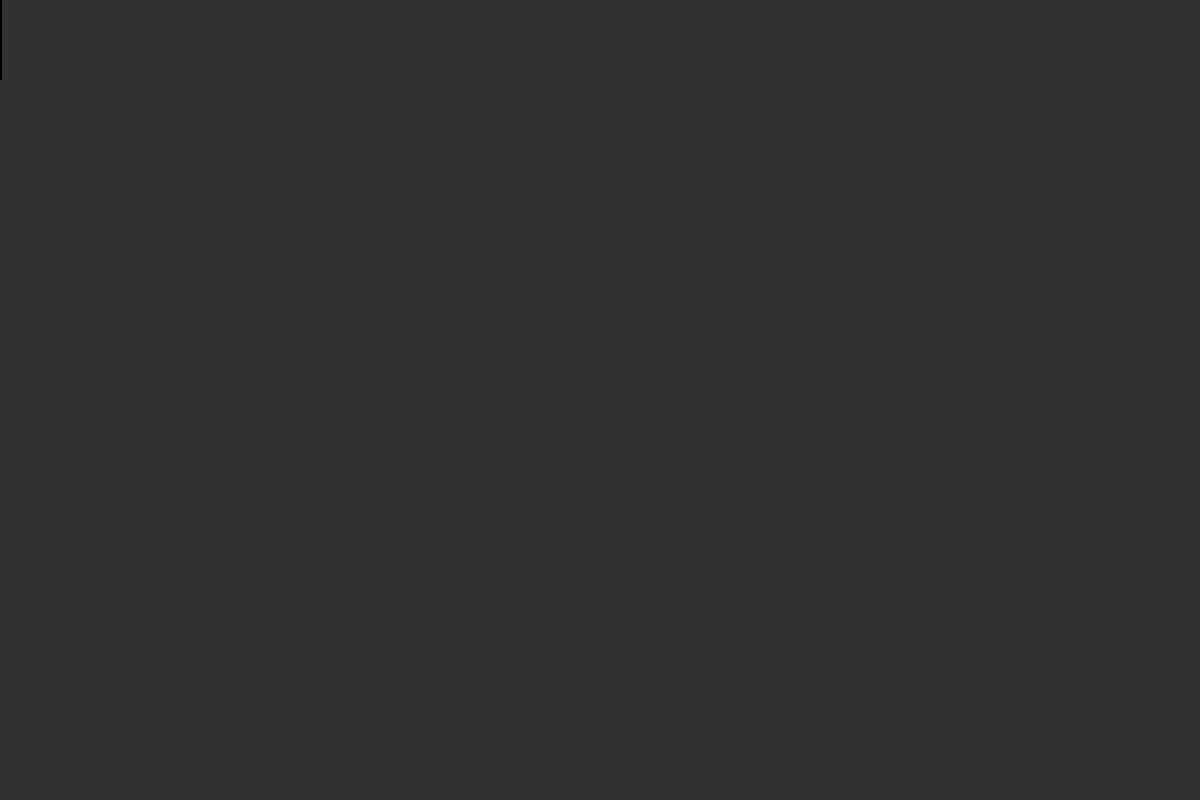
Frame 1 (no input)
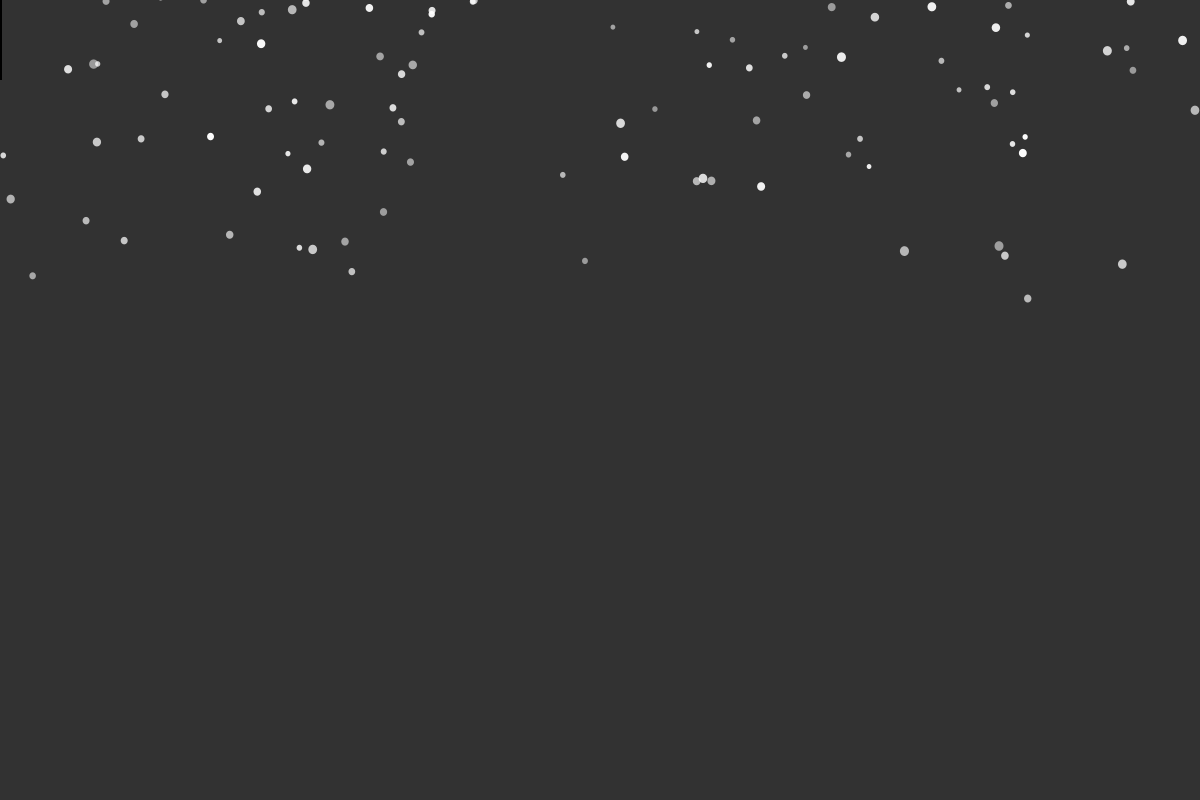
Frame 60 (the mouse pressed at the canvas centre just before this capture)
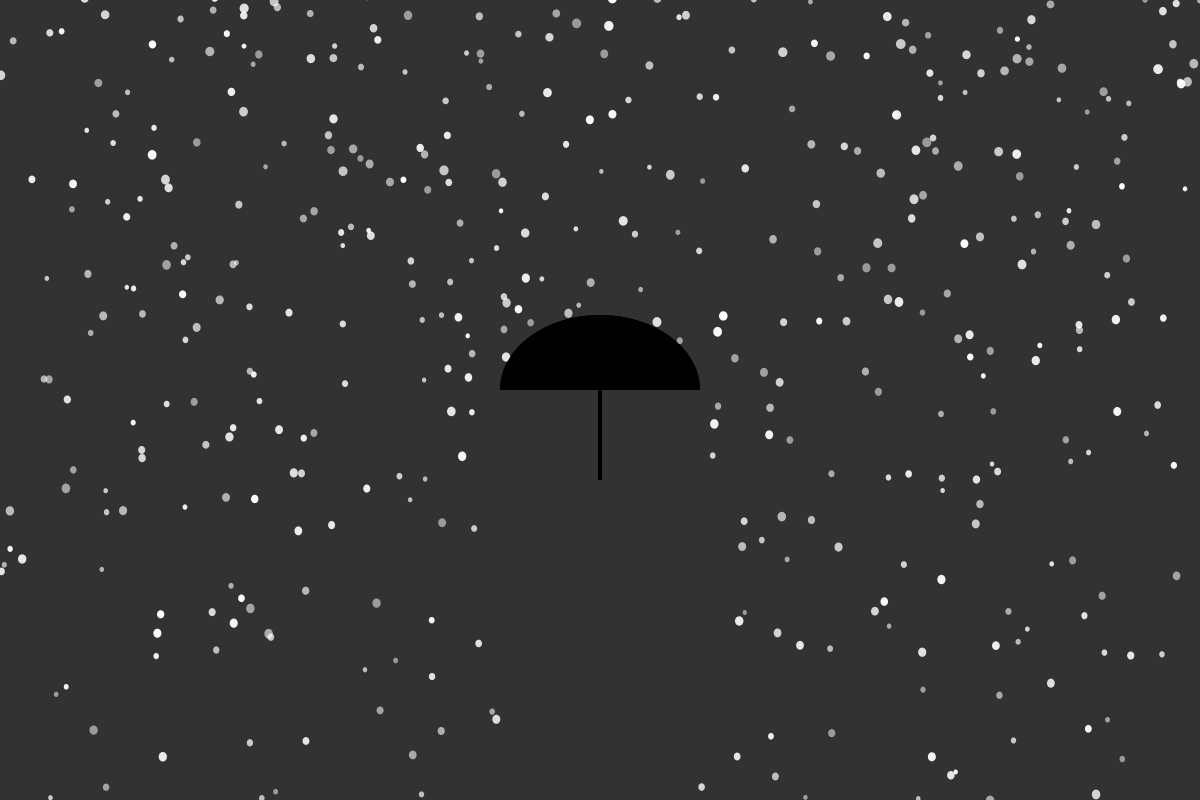
Frame 120 (the mouse held since frame 60 and released just before this capture)

The Processing sketch that drew these frames (run headless with seeded random() and noise(); from frame 60 on, the mouse is pressed at the canvas centre):

// Processing sketch: raindropGameCode
// ── raindropGameCode.pde
int num = 100;
PVector mouse;   //declare a P
ArrayList<Raindrop> rain = new ArrayList<Raindrop>();      //declare a new Raindrop called r

// On your own, create an array of Raindrop objects instead of just one
// Use the array instead of the single object
// You can start out by just using the single Raindrop as you test


void setup() {
  size(1200, 800);
  mouse = new PVector();                //initialize mouse PVector. value is irrelevant since it will be set at the start of void draw(){}
  noStroke();
}

void draw() {
  mouse.set(mouseX, mouseY);             //set value of mouse as mouseX,mouseY
  background(50);
  for (int i = 0; i < 10; i++) {
    rain.add(new Raindrop(random(width), random(-height,0)));   //Initialize r. The parameters used are the initial x and y positions
  }
  Umbrella u = new Umbrella(mouse);
  u.display();
  for (int i = rain.size()-1; i >= 0; i--) {
    Raindrop droplet = rain.get(i);
    droplet.fall();         //make the raindrop fall. It should accelerate as if pulled towards the ground by earth's gravity
    if (droplet.loc.y > 0 && blue(get(round(droplet.loc.x),round(droplet.loc.y))) == 0) {      //check to see if the raindrop is in contact with the point represented by the PVector called mouse
      rain.remove(i);                         //if it is, reset the raindrop
    }
    droplet.display();      //display the raindrop
    if (droplet.loc.y > height + droplet.diam/2) {     //check to see if the raindrop goes below the bottom of the screen
      rain.remove(i);                           //if it does, reset the raindrop
    }
  }
  u.display();
}
// ── Ball.pde
class Ball {
  float x, v, a, j, diam;
  
  Ball (float xi, float diameter) {
    x = xi;
    diam = diameter;
    v = 0;
    a = 0;
    j = 0;
  }
  
  void display() {
    fill(255,0,0);
    ellipse(x,height-diam/2,diam,diam);
    a = random(-0.1,0.1);
    v += a;
    x += v;
    if (x > width) {
      x = width;
      v *= -1;
    } else if (x < 0) {
      x = 0;
      v *= -1;
    }
  }
}
// ── Catcher.pde
class Umbrella {
  PVector loc;
  
  Umbrella(PVector mouse) {
    loc = new PVector(mouse.x,mouse.y);
  }
  
  void display() {
    fill(0);
    arc(loc.x,loc.y-10,200,150,PI,TWO_PI,OPEN);
    rect(loc.x-2,loc.y-20,4,100);
  }
}
// ── Raindrop.pde
class Raindrop {
  PVector loc, vel, acc;
  color c;
  float diam;

  Raindrop(float x, float y) {
    loc = new PVector(x, y);
    vel = new PVector(0, 0);
    acc = new PVector(0, 0.2);
    c = color(255, random(128, 255));
    diam = random(5,10);
  }

  void fall() {
    vel.add(acc);
    loc.add(vel);
  }

  void display() {
    fill(c);
    ellipse(loc.x, loc.y, diam-diam*vel.y*5/height,diam);
  }
  
  void reset() {
    loc.set(random(width),random(-height,0));
    vel.set(0,0);
  }

  boolean isInContactWith(PVector mouse) {
    if (dist(loc.x, loc.y, mouse.x, mouse.y) <= 10) {
      return true;
    } else {
      return false;
    }
  }
}
